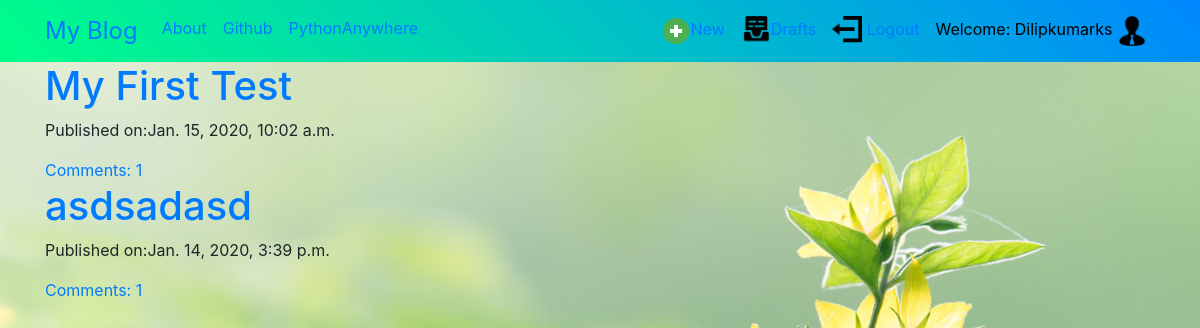
The app's page / (signed in) with its own data.
### blog/models.py (models this page shows, shortened)
class Post(models.Model):
    author = models.ForeignKey('auth.User', on_delete=models.CASCADE)
    title = models.CharField(max_length=200)
    text = models.TextField()
    created_date = models.DateTimeField(default=timezone.now)
    published_date = models.DateTimeField(blank=True, null=True)
    def approve_comments(self):
        return self.comments.filter(approve_comment=True)

### blog/views.py (the view)
# urls.py: path('',views.PostListView.as_view(),name='post_list'),
class PostListView(ListView):
    model = Post
    def get_queryset(self):
        return Post.objects.filter(published_date__lte=timezone.now()).order_by('-published_date')

### blog/templates/blog/post_list.html
{% extends 'blog/base.html' %}
{% block content %}
    <div class="centerstage">
        {% for post in post_list %}
            <div class="post">
                <h1><a href="{%url 'post_detail' pk=post.pk %} ">{{post.title}} </a></h1>
                <div class="date">
                    <p>Published on:{{post.published_date}} </p>
                </div>
                <div>
                    <a href="{%url 'post_detail' pk=post.pk %} ">Comments: {{ post.approve_comments.count }} </a>
                </div>
            </div>
        {% endfor %}
    </div>
{% endblock content %}

### blog/templates/blog/base.html (shortened to what this page needs)
<!DOCTYPE html>
{% load static %}
<html lang="en">
<head>
    <link rel="stylesheet" href="https://stackpath.bootstrapcdn.com/bootstrap/4.3.1/css/bootstrap.min.css">
    <link rel="stylesheet" href="//cdn.jsdelivr.net/npm/medium-editor@latest/dist/css/medium-editor.min.css" type="text/css" media="screen" charset="utf-8">
    <link rel="stylesheet" href=" {% static 'css/blog.css' %} ">
</head>
<body class="loader"  >
    <nav class="navbar loaderback navbar-expand-md bg-light navbar-fixed-top">
       <div class="container">
            <ul class="nav navbar-nav">
                <li><a class="navbar-brand bigbrand" href=" {% url 'post_list' %} ">My Blog</a></li>
                <li><a class="nav-link" href=" {% url 'about' %} ">About</a></li>
                <li><a class="nav-link" href="https://www.github.com">Github</a></li>
                <li><a class="nav-link" href="https://www.pythonanywhere.com/">PythonAnywhere</a></li>
            </ul>
            <ul class="nav navbar-nav navbar-right">
                {% if user.is_authenticated %}
                    <li>
                        <a class="nav-link" href=" {% url 'post_new' %} "><img src="{% static 'images/Plus-48.png' %}"height="30" width="30" >New</a>
                    </li>
                    <li>
                        <a class="nav-link" href=" {% url 'post_draft_list' %} "><img src="{% static 'images/Draft-64.png' %}"height="30" width="30" >Drafts</a>
                    </li>
                    <li>
                        <a class="nav-link" href=" {% url 'logout' %}?next={% url 'post_list' %} "><img src="{% static 'images/Account Logout-64.png' %}"height="30" width="30" >
                            Logout</a>
                    </li>
                    <li>
                        <a class="nav-link">Welcome: {{user.username}}
                            {% if user.is_superuser %}
                                <img src="{% static 'images/Administrator-64.png' %}"height="30" width="30" >
                            {% else %}
                                <img src="{% static 'images/User-64.png' %}"height="30" width="30" >
                            {% endif %}
                        </a>
                    </li>
                {% endif %}
            </ul>
        </div>
    </nav>
    <div class="content container">
        <div class="row">
            <div class="col-md-8">
                <div class="blog_posts">
                    {% block content %}
                    {% endblock content %}
                </div>
            </div>
        </div>
    </div>
</body>
</html>

### blog/static/css/blog.css (style rules this page uses)
.centerstage { margin-left: auto; margin-right: auto; }
.bigbrand { font-size: 1.5em; }
.loaderback { filter:hue-rotate(0deg); color: black; background:linear-gradient(45deg,#0f8,#08f); animation:hue 10000ms infinite linear; }
.loader { background-image: url("../images/background-bloom-blooming-blossom-295771.jpg"); background-size: 100%; background-repeat: repeat; filter:hue-rotate(0deg); color:linear-gradient(45deg,#0f8,#08f); animation:hue 10000ms infinite linear; }

### records on screen
Post: title "My First Test", published_date "Jan. 15, 2020, 10:02 a.m.", approve_comments.count "1"
Post: title "asdsadasd", published_date "Jan. 14, 2020, 3:39 p.m.", approve_comments.count "1"

### other values on screen
{{ user.username }} "Dilipkumarks"
